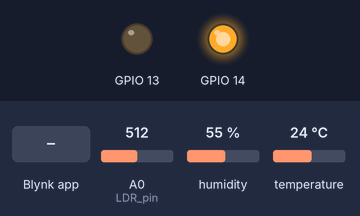
The sketch below on a simulated ESP8266 (NodeMCU). Parts: output pins drawn as LEDs (lit = HIGH). The test bench sets the inputs (shaded band); at power-on: temperature 24 °C, A0 (LDR_pin) = 512, humidity 55 %. WiFi joins after 1.5 s; servers stay silent unless stated; what the sketch prints to the serial monitor is not drawn.

Above: at 3.0 s.
3.1 s: temperature set to 38 °C
5.0 s: temperature set to 41 °C
At 7.0 s:
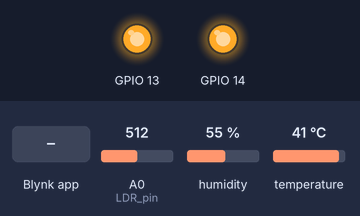
7.3 s: A0 (LDR_pin) set to 494
At 7.9 s:
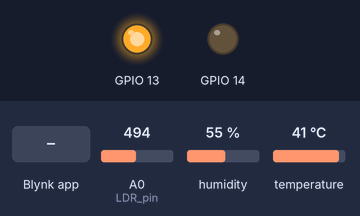
8.8 s: Blynk app writes 200 to V5
At 9.1 s:
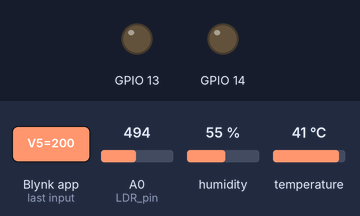
10.3 s: Blynk app writes 1 to V4
At 11.4 s:
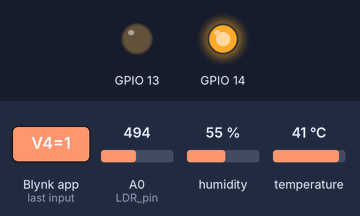
11.8 s: Blynk app writes 200 to V4
At 12.5 s:
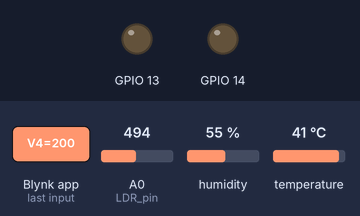
Timing chart, 0 to 14.3 s (numbered marks = the images above; inputs shaded):
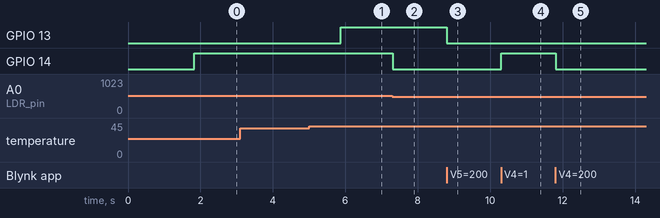

Measured:
- the behaviour switches between 39 and 40 °C on temperature (found by bisection; images 0 and 1)
- the behaviour switches between 512 and 511 on A0 (LDR_pin) (found by bisection; images 1 and 2)
- after the input at 5.0 s, GPIO 13: LOW → HIGH after 0.88 s
- after the input at 7.3 s, GPIO 14: HIGH → LOW at once
- after the input at 8.8 s, GPIO 13: HIGH → LOW at once
- after the input at 10.3 s, GPIO 14: LOW → HIGH at once
- after the input at 11.8 s, GPIO 14: HIGH → LOW at once

The sketch:

UAS_KEVIN.ino
```cpp
/*************************************************************

  This example shows how value can be pushed from Arduino to
  the Blynk App.

  WARNING :
  For this example you'll need Adafruit DHT sensor libraries:
    https://github.com/adafruit/Adafruit_Sensor
    https://github.com/adafruit/DHT-sensor-library

  App project setup:
    Value Display widget attached to V5
    Value Display widget attached to V6
 *************************************************************/

// Template ID, Device Name and Auth Token are provided by the Blynk.Cloud
// See the Device Info tab, or Template settings
#define BLYNK_TEMPLATE_ID "TMPLoa2DV9Sc"
#define BLYNK_DEVICE_NAME "Uas iot fix"
#define BLYNK_AUTH_TOKEN "D1B-99nORWKmiII82TGd0XNRxS3fr2XV"


// Comment this out to disable prints and save space
#define BLYNK_PRINT Serial


#include <ESP8266WiFi.h>
#include <BlynkSimpleEsp8266.h>
#include <DHT.h>

char auth[] = BLYNK_AUTH_TOKEN;

// Your WiFi credentials.
// Set password to "" for open networks.
char ssid[] = "kevin";
char pass[] = "kevinalvaro";

#define DHTPIN 4          // What digital pin we're connected to

// Uncomment whatever type you're using!
#define DHTTYPE DHT11     // DHT 11
//#define DHTTYPE DHT22   // DHT 22, AM2302, AM2321
//#define DHTTYPE DHT21   // DHT 21, AM2301

DHT dht(DHTPIN, DHTTYPE);
BlynkTimer timer;

int LDR_pin = A0; //unuk pinnya
int LDR ; // nilai ldr setelah rumus
int LED_lux = D13; // lampu untuk lux hardware
int LED_temp = D11; // lampu untuk suhu hardware
int slider_temp = 40; // nilai slider dari app
int slider_lux = 15;//nilai slider dari app
int active = 1; //active =1 no = 0 // check active button on apa engga
int x; //untuk rumus
int y;// untuk rumus

// This function sends Arduino's up time every second to Virtual Pin (5).
// In the app, Widget's reading frequency should be set to PUSH. This means
// that you define how often to send data to Blynk App.
void sendSensor()
{
  float h = dht.readHumidity();
  float t = dht.readTemperature(); // or dht.readTemperature(true) for Fahrenheit

  if (isnan(h) || isnan(t)) {
    Serial.println("Failed to read from DHT sensor!");
    return;
  }
  // You can send any value at any time.
  // Please don't send more that 10 values per second.


}
BLYNK_WRITE(V4)//baca green time slider
{
  slider_lux = param.asInt(); // assigning incoming value from pin V1 to a variable
}
BLYNK_WRITE(V5)//baca green time slider
{
  slider_temp = param.asInt(); // assigning incoming value from pin V1 to a variable
}
BLYNK_WRITE(V8)//baca green time slider
{
  active = param.asInt(); // assigning incoming value from pin V1 to a variable
}

void setup()
{
  // Debug console
  Serial.begin(115200);

  Blynk.begin(auth, ssid, pass);
  // You can also specify server:
  //Blynk.begin(auth, ssid, pass, "blynk.cloud", 80);
  //Blynk.begin(auth, ssid, pass, IPAddress(192,168,1,100), 8080);

  dht.begin();

  // Setup a function to be called every second
  timer.setInterval(1000L, sendSensor);
  pinMode(LDR,INPUT);
  pinMode(LED_lux,OUTPUT);
  pinMode(LED_temp,OUTPUT);

}
void checksuhu(){
  float t = dht.readTemperature();
  Blynk.virtualWrite(V3, t);
  Blynk.virtualWrite(V1, t);
  Serial.println(t);
  if (t >= slider_temp){
    Blynk.virtualWrite(V7, 1);
    digitalWrite(LED_temp,HIGH);
  }else{
    Blynk.virtualWrite(V7, 0);
    digitalWrite(LED_temp,LOW);
  }

}

void checkcahaya(){
  int x =analogRead(LDR_pin);
  int LDR = ((0.009768*x) + 10);


  Blynk.virtualWrite(V2, LDR);
  if (LDR >= slider_lux){
    Blynk.virtualWrite(V6, 1);
    digitalWrite(LED_lux,HIGH);

  }else{
    Blynk.virtualWrite(V6, 0);
    digitalWrite(LED_lux,LOW);
  }
}

void loop()
{
  Blynk.run();
  timer.run();
  if(active == 1){
    checksuhu();
    checkcahaya();
  }

}
```
